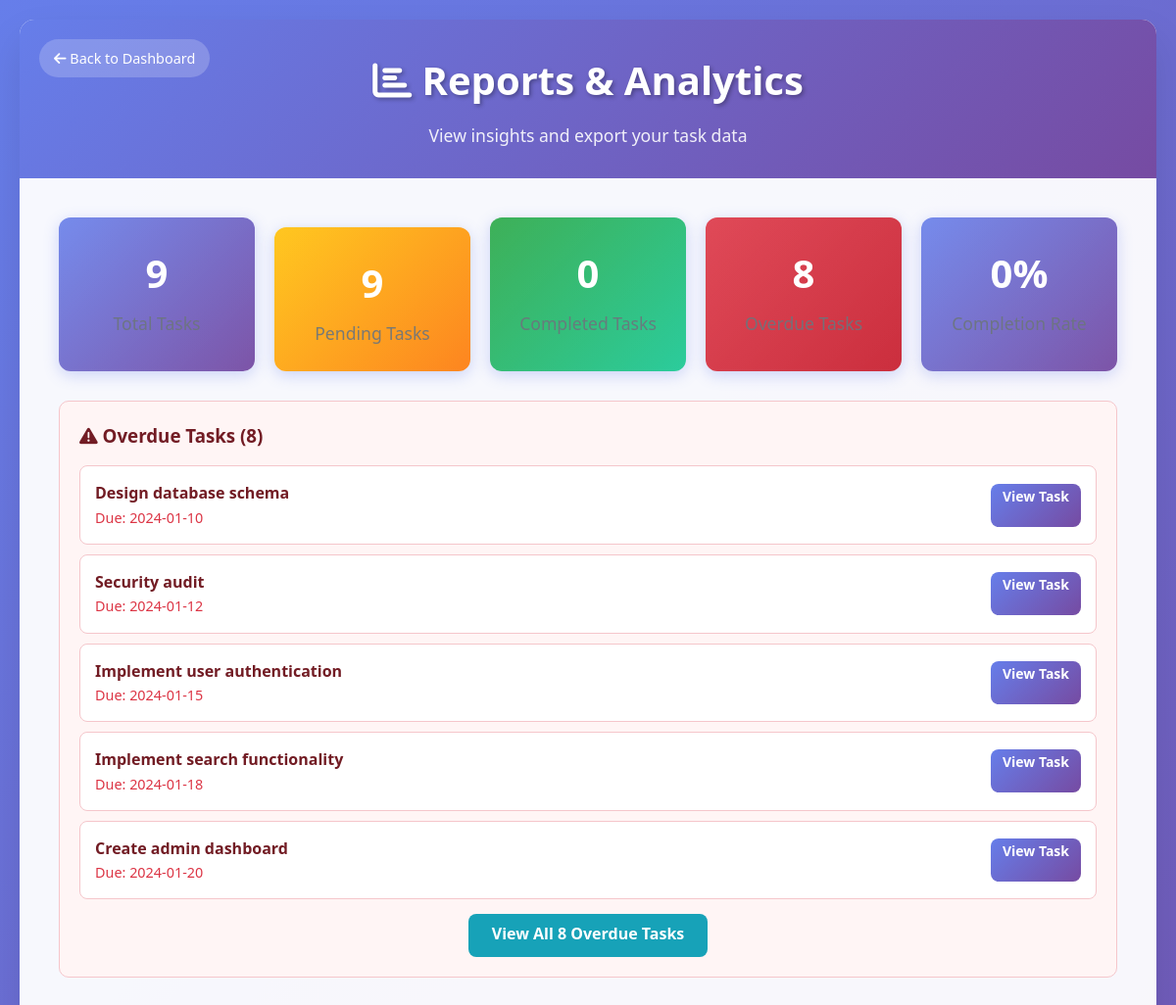
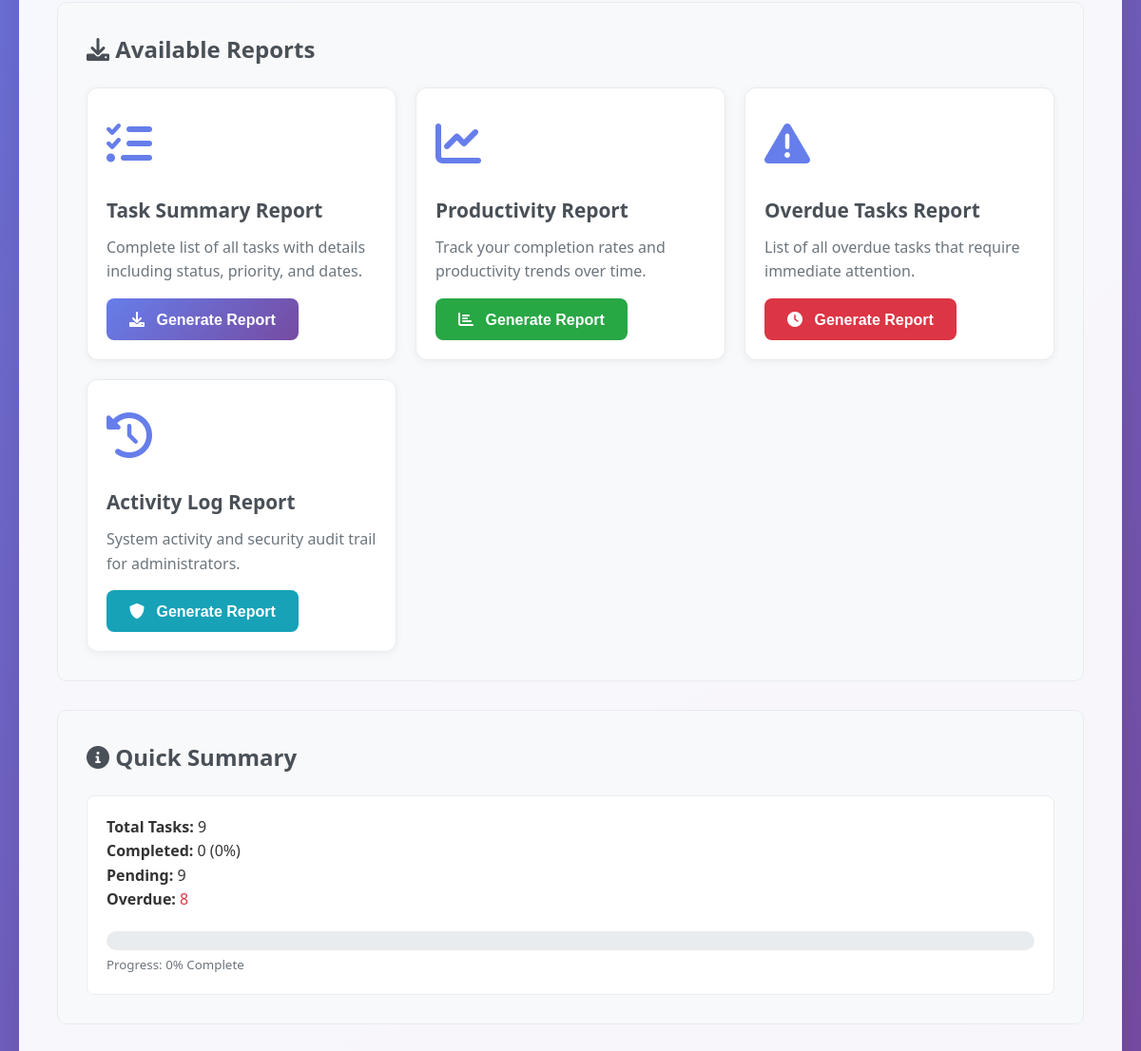
The app's page /reports (signed in) with its own data (2 pictures, top to bottom).
### tables this page shows
CREATE TABLE tasks (
                    id INTEGER PRIMARY KEY AUTOINCREMENT,
                    title VARCHAR(100) NOT NULL,
                    description TEXT,
                    status TEXT CHECK(status IN ('pending', 'in_progress', 'completed', 'archived')) DEFAULT 'pending',
                    priority TEXT CHECK(priority IN ('low', 'medium', 'high', 'urgent')) DEFAULT 'medium',
                    due_date DATE,
                    category_id INTEGER,
                    user_id INTEGER NOT NULL,
                    assigned_to INTEGER,
                    created_at TIMESTAMP DEFAULT CURRENT_TIMESTAMP,
                    updated_at TIMESTAMP DEFAULT CURRENT_TIMESTAMP,
                    completed_at TIMESTAMP NULL,
                    estimated_hours DECIMAL(5,2),
                    actual_hours DECIMAL(5,2),
                    FOREIGN KEY (category_id) REFERENCES categories(id),
                    FOREIGN KEY (user_id) REFERENCES users(id),
                    FOREIGN KEY (assigned_to) REFERENCES users(id)
                );

### app.py (the view)
@app.route('/reports')
@login_required
def reports():
    user_id = session['user_id']
    role = session.get('role', 'user')
    try:
        if role == 'admin':
            stats = db.get_task_stats()
        else:
            stats = db.get_task_stats(user_id)
    except (AttributeError, TypeError):
        stats = db.get_task_stats()
    try:
        overdue_tasks = db.get_overdue_tasks(user_id if role != 'admin' else None)
    except (AttributeError, TypeError):
        overdue_tasks = []
    return render_template('reports.html',
                         stats=stats,
                         overdue_tasks=overdue_tasks,
                         is_admin=(role == 'admin'))

### app.py (called while the page is built)
def login_required(f):
    @wraps(f)
    def decorated_function(*args, **kwargs):
        if 'user_id' not in session:
            flash('Please log in to access this page.', 'error')
            return redirect(url_for('login'))
        return f(*args, **kwargs)
    return decorated_function

@app.before_request
def before_request():
    if 'csrf_token' not in session:
        session['csrf_token'] = secrets.token_hex(16)
    if request.method == 'POST' and request.endpoint not in ['static', 'login'] and not request.endpoint.startswith('static'):
        token = session.get('csrf_token')
        if token != request.form.get('csrf_token'):
            log_security_event(session.get('user_id'), 'CSRF_VIOLATION', request.endpoint)
            flash('Security error. Please try again.', 'error')
            return redirect(url_for('login'))

@app.context_processor
def inject_user():
    if 'user_id' in session:
        return {
            'current_user': {
                'id': session['user_id'],
                'username': session.get('username', ''),
                'first_name': session.get('first_name', ''),
                'last_name': session.get('last_name', ''),
                'role': session.get('role', 'user')
            }
        }
    return {}

@app.context_processor
def inject_csrf_token():
    return {'csrf_token': session.get('csrf_token')}

@app.context_processor
def inject_app_info():
    return {
        'app_name': 'Task Manager Pro',
        'app_version': '1.0.0',
        'current_year': datetime.now().year
    }

### database.py (called while the page is built)
    def get_connection(self):
        try:
            conn = sqlite3.connect(self.db_path)
            conn.row_factory = sqlite3.Row
            return conn
        except sqlite3.Error as e:
            logging.error(f"Database connection error: {e}")
            raise

### templates/reports.html (shortened to what this page needs)
<!DOCTYPE html>
<html lang="en">
<head>
    <link rel="stylesheet" href="{{ url_for('static', filename='css/style.css') }}">
    <link href="https://cdnjs.cloudflare.com/ajax/libs/font-awesome/6.0.0/css/all.min.css" rel="stylesheet">
</head>
<body>
    <div class="container">
        <div class="header">
            <a href="{{ url_for('index') }}" class="back-link">
                <i class="fas fa-arrow-left"></i> Back to Dashboard
            </a>
            <h1><i class="fas fa-chart-bar"></i> Reports & Analytics</h1>
            <p>View insights and export your task data</p>
        </div>
        <div class="main-content">
            {% if stats %}
            <div class="stats-overview">
                <div class="stat-card">
                    <div class="stat-number">{{ stats.total_tasks }}</div>
                    <div class="stat-label">Total Tasks</div>
                </div>
                <div class="stat-card warning">
                    <div class="stat-number">{{ stats.pending_tasks }}</div>
                    <div class="stat-label">Pending Tasks</div>
                </div>
                <div class="stat-card success">
                    <div class="stat-number">{{ stats.completed_tasks }}</div>
                    <div class="stat-label">Completed Tasks</div>
                </div>
                {% if overdue_tasks %}
                <div class="stat-card danger">
                    <div class="stat-number">{{ overdue_tasks|length }}</div>
                    <div class="stat-label">Overdue Tasks</div>
                </div>
                {% endif %}
                <div class="stat-card">
                    <div class="stat-number">
                        {% if stats.total_tasks > 0 %}
                            {{ ((stats.completed_tasks / stats.total_tasks) * 100)|round|int }}%
                        {% else %}
                            0%
                        {% endif %}
                    </div>
                    <div class="stat-label">Completion Rate</div>
                </div>
            </div>
            {% endif %}
            {% if overdue_tasks %}
            <div class="overdue-section">
                <h3><i class="fas fa-exclamation-triangle"></i> Overdue Tasks ({{ overdue_tasks|length }})</h3>
                <div class="overdue-list">
                    {% for task in overdue_tasks[:5] %}
                    <div class="overdue-item">
                        <div>
                            <div class="overdue-title">{{ task.title }}</div>
                            <div class="overdue-date">Due: {{ task.due_date }}</div>
                        </div>
                        <a href="{{ url_for('index') }}" class="btn btn-primary" style="padding: 6px 12px; font-size: 14px;">
                            View Task
                        </a>
                    </div>
                    {% endfor %}
                    {% if overdue_tasks|length > 5 %}
                    <div style="text-align: center; margin-top: 15px;">
                        <a href="{{ url_for('index') }}" class="btn btn-info">
                            View All {{ overdue_tasks|length }} Overdue Tasks
                        </a>
                    </div>
                    {% endif %}
                </div>
            </div>
            {% endif %}
            <div class="reports-section">
                <h2><i class="fas fa-download"></i> Available Reports</h2>
                <div class="reports-grid">
                    <div class="report-card" onclick="generateReport('tasks')">
                        <div class="report-icon">
                            <i class="fas fa-tasks"></i>
                        </div>
                        <div class="report-title">Task Summary Report</div>
                        <div class="report-description">
                            Complete list of all tasks with details including status, priority, and dates.
                        </div>
                        <button class="btn btn-primary">
                            <i class="fas fa-download"></i> Generate Report
                        </button>
                    </div>
                    <div class="report-card" onclick="generateReport('productivity')">
                        <div class="report-icon">
                            <i class="fas fa-chart-line"></i>
                        </div>
                        <div class="report-title">Productivity Report</div>
                        <div class="report-description">
                            Track your completion rates and productivity trends over time.
                        </div>
                        <button class="btn btn-success">
                            <i class="fas fa-chart-bar"></i> Generate Report
                        </button>
                    </div>
                    {% if overdue_tasks %}
                    <div class="report-card" onclick="generateReport('overdue')">
                        <div class="report-icon">
                            <i class="fas fa-exclamation-triangle"></i>
                        </div>
                        <div class="report-title">Overdue Tasks Report</div>
                        <div class="report-description">
                            List of all overdue tasks that require immediate attention.
                        </div>
                        <button class="btn btn-danger" style="background-color: #dc3545;">
                            <i class="fas fa-clock"></i> Generate Report
                        </button>
                    </div>
                    {% endif %}
                    {% if is_admin %}
                    <div class="report-card" onclick="generateReport('activity')">
                        <div class="report-icon">
                            <i class="fas fa-history"></i>
                        </div>
                        <div class="report-title">Activity Log Report</div>
                        <div class="report-description">
                            System activity and security audit trail for administrators.
                        </div>
                        <button class="btn btn-info">
                            <i class="fas fa-shield-alt"></i> Generate Report
                        </button>
                    </div>
                    {% endif %}
                </div>
            </div>
            {% if stats %}
            <div class="reports-section">
                <h2><i class="fas fa-info-circle"></i> Quick Summary</h2>
                <div style="background: white; padding: 20px; border-radius: 8px; border: 1px solid #e9ecef;">
                    <p><strong>Total Tasks:</strong> {{ stats.total_tasks }}</p>
                    <p><strong>Completed:</strong> {{ stats.completed_tasks }}
                       ({{ ((stats.completed_tasks / stats.total_tasks) * 100)|round|int if stats.total_tasks > 0 else 0 }}%)</p>
                    <p><strong>Pending:</strong> {{ stats.pending_tasks }}</p>
                    {% if overdue_tasks %}
                    <p><strong>Overdue:</strong> <span style="color: #dc3545;">{{ overdue_tasks|length }}</span></p>
                    {% endif %}
                    <div style="margin-top: 20px;">
                        <div style="background: #e9ecef; height: 20px; border-radius: 10px; overflow: hidden;">
                        </div>
                        <small style="color: #6c757d; margin-top: 5px; display: block;">
                            Progress: {{ ((stats.completed_tasks / stats.total_tasks) * 100)|round|int if stats.total_tasks > 0 else 0 }}% Complete
                        </small>
                    </div>
                </div>
            </div>
            {% endif %}
        </div>
    </div>
</body>
</html>

### static/css/style.css (style rules this page uses)
* { margin: 0; padding: 0; box-sizing: border-box; }
:root { --primary-color: #667eea; --primary-dark: #764ba2; --secondary-color: #f093fb; --success-color: #28a745; --warning-color: #ffc107; --danger-color: #dc3545; --info-color: #17a2b8; --light-color: #f8f9fa; --dark-color: #343a40; --text-primary: #2c3e50; --text-secondary: #6c757d; --text-muted: #adb5bd; --bg-primary: #ffffff; --bg-secondary: #f8f9fa; --bg-dark: #343a40; --border-color: #e9ecef; --border-radius: 8px; --border-radius-lg: 12px; --shadow-sm: 0 2px 4px rgba(0, 0, 0, 0.05); --shadow-md: 0 4px 15px rgba(0, 0, 0, 0.1); --shadow-lg: 0 10px 30px rgba(0, 0, 0, 0.15); --transition: all 0.3s ease; --transition-fast: all 0.15s ease; }
body { font-family: 'Segoe UI', Tahoma, Geneva, Verdana, sans-serif; line-height: 1.6; color: var(--text-primary); background: linear-gradient(135deg, var(--primary-color) 0%, var(--primary-dark) 100%); min-height: 100vh; }
.main-content { max-width: 1200px; margin: 0 auto; padding: 20px; min-height: calc(100vh - 140px); }
.warning { color: var(--warning-color); font-weight: 500; margin-top: 10px; }
.btn { display: inline-flex; align-items: center; justify-content: center; padding: 12px 24px; border: none; border-radius: var(--border-radius); cursor: pointer; text-decoration: none; font-size: 16px; font-weight: 600; transition: var(--transition); text-align: center; line-height: 1; min-height: 44px; }
.btn i { margin-right: 8px; }
.btn-primary { background: linear-gradient(135deg, var(--primary-color) 0%, var(--primary-dark) 100%); color: white; }
.btn-success { background-color: var(--success-color); color: white; }
.btn-danger { background-color: var(--danger-color); color: white; }
.btn-info { background-color: var(--info-color); color: white; }
.stats-overview { display: grid; grid-template-columns: repeat(auto-fit, minmax(200px, 1fr)); gap: 20px; margin-bottom: 30px; }
.stat-card { background: linear-gradient(135deg, var(--primary-color) 0%, var(--primary-dark) 100%); color: white; padding: 25px; border-radius: var(--border-radius-lg); text-align: center; box-shadow: var(--shadow-md); transition: var(--transition); position: relative; overflow: hidden; }
.stat-card::before { content: ''; position: absolute; top: 0; left: 0; right: 0; bottom: 0; background: linear-gradient(135deg, rgba(255,255,255,0.1) 0%, rgba(255,255,255,0.05) 100%); pointer-events: none; }
.stat-label { font-size: 0.9em; color: var(--text-secondary); }

### records on screen
tasks: title "Design database schema", due_date "2024-01-10"
tasks: title "Security audit", due_date "2024-01-12"
tasks: title "Implement user authentication", due_date "2024-01-15"
tasks: title "Implement search functionality", due_date "2024-01-18"
tasks: title "Create admin dashboard", due_date "2024-01-20"

### other values on screen
{{ stats.total_tasks }} "9"
{{ stats.pending_tasks }} "9"
{{ stats.completed_tasks }} "0"
{{ overdue_tasks|length }} "8"
{{ ((stats.completed_tasks / stats.total_tasks) * 100)|round|int }} "0"
